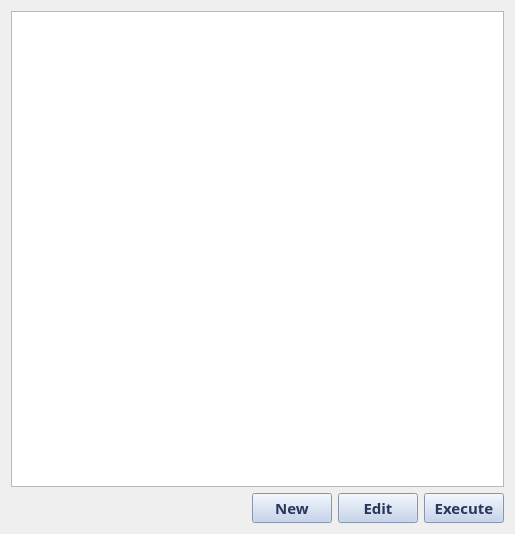
<?xml version="1.0" encoding="UTF-8"?>
<ui version="4.0">
 <class>Form</class>
 <widget class="QWidget" name="Form">
  <property name="geometry">
   <rect>
    <x>0</x>
    <y>0</y>
    <width>515</width>
    <height>534</height>
   </rect>
  </property>
  <property name="font">
   <font>
    <family>Fira Sans</family>
    <pointsize>11</pointsize>
   </font>
  </property>
  <property name="windowTitle">
   <string>Form</string>
  </property>
  <property name="styleSheet">
   <string notr="true">QFrame#frame { background: #EFEFEF }

QPushButton { 
	background: #BCCEEB;
	color: #2A3559;
	font-weight: bold;
}</string>
  </property>
  <layout class="QVBoxLayout" name="verticalLayout">
   <item>
    <widget class="QTableWidget" name="workflows_table"/>
   </item>
   <item>
    <layout class="QHBoxLayout" name="horizontalLayout">
     <item>
      <spacer name="horizontalSpacer">
       <property name="orientation">
        <enum>Qt::Horizontal</enum>
       </property>
       <property name="sizeHint" stdset="0">
        <size>
         <width>40</width>
         <height>20</height>
        </size>
       </property>
      </spacer>
     </item>
     <item>
      <widget class="QPushButton" name="new_button">
       <property name="text">
        <string>New</string>
       </property>
      </widget>
     </item>
     <item>
      <widget class="QPushButton" name="edit_button">
       <property name="text">
        <string>Edit</string>
       </property>
      </widget>
     </item>
     <item>
      <widget class="QPushButton" name="execute_button">
       <property name="text">
        <string>Execute</string>
       </property>
      </widget>
     </item>
    </layout>
   </item>
  </layout>
 </widget>
 <resources/>
 <connections/>
</ui>
